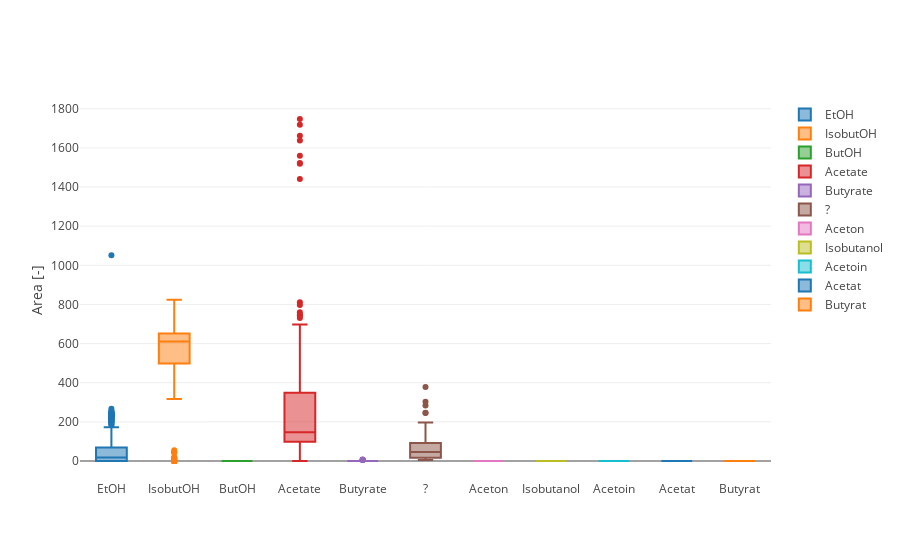

The cell this chart's notebook holds for it:
### Code cell
py.iplot(boxplot_from_df(peaks, "Area", seriesCol="Compound Name"))

### Figure 1 — Plotly figure (JSON) as saved in the notebook; plotly's stock layout.template omitted (floating-point values rounded to 4 significant figures; data arrays with more than 128 entries replaced by an {"elided": "..."} marker saying what was removed)
{"data": [{"name": "EtOH", "type": "box", "uid": "89e9ab66-d9f7-46a6-8de3-4a617ce27404", "y": {"elided": "263 float values"}}, {"name": "IsobutOH", "type": "box", "uid": "80f60d5a-1073-49cd-9677-2b1f805f1705", "y": {"elided": "260 float values"}}, {"name": "ButOH", "type": "box", "uid": "a46f8e99-bb1a-4fb3-94d7-e9a6ec04af00", "y": {"elided": "263 int values"}}, {"name": "Acetate", "type": "box", "uid": "4b2590bd-cad5-4bd8-b7dd-921dd7b71a54", "y": {"elided": "260 float values"}}, {"name": "Butyrate", "type": "box", "uid": "cc1eec15-3ff7-4d49-a296-0e7b75701a0a", "y": {"elided": "260 float values"}}, {"name": "?", "type": "box", "uid": "984ebde7-f2f1-47df-94ec-c8fe2bab6a55", "y": {"elided": "185 float values"}}, {"name": "Aceton", "type": "box", "uid": "8e6fbc97-f13f-443d-ba94-ead2a01375ab", "y": [0, 0, 0]}, {"name": "nan", "type": "box", "uid": "b6cf900f-77eb-456f-8712-1e0f583ee6e5", "y": []}, {"name": "Isobutanol", "type": "box", "uid": "52519c3d-3f68-411d-be24-b070a1d095ba", "y": [0, 0, 0]}, {"name": "Acetoin", "type": "box", "uid": "45a2c1ce-3fc5-40fc-8fca-19cde67ab7e7", "y": [0, 0, 0]}, {"name": "Acetat", "type": "box", "uid": "1e2604cc-65df-414c-ac4a-f521cc5afbc1", "y": [0, 0, 0]}, {"name": "Butyrat", "type": "box", "uid": "4b92c69e-cc0f-4e87-94c9-b2b3a964d600", "y": [0, 0, 0]}], "layout": {"yaxis": {"title": {"text": "Area [-]"}}}}
